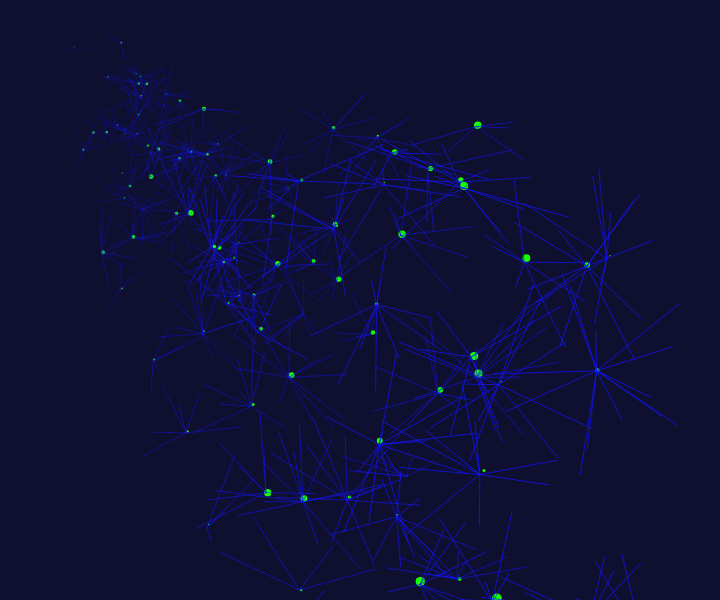
Frame 1 (no input)
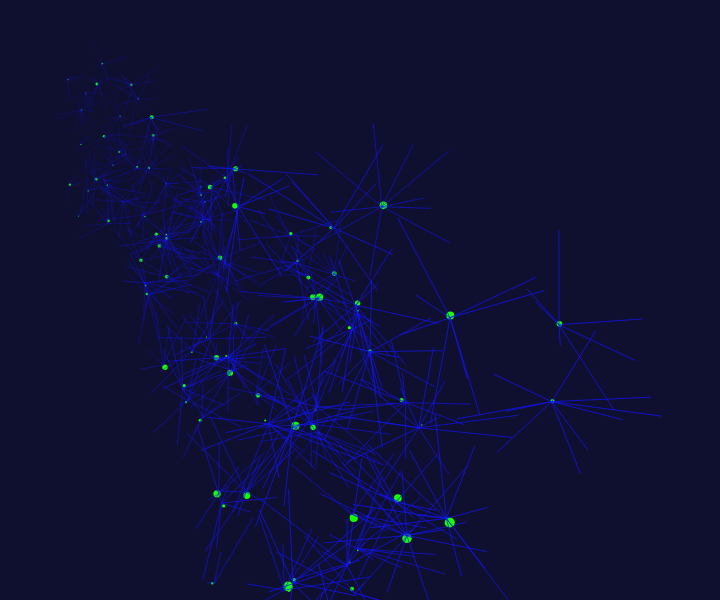
Frame 60 (no input)
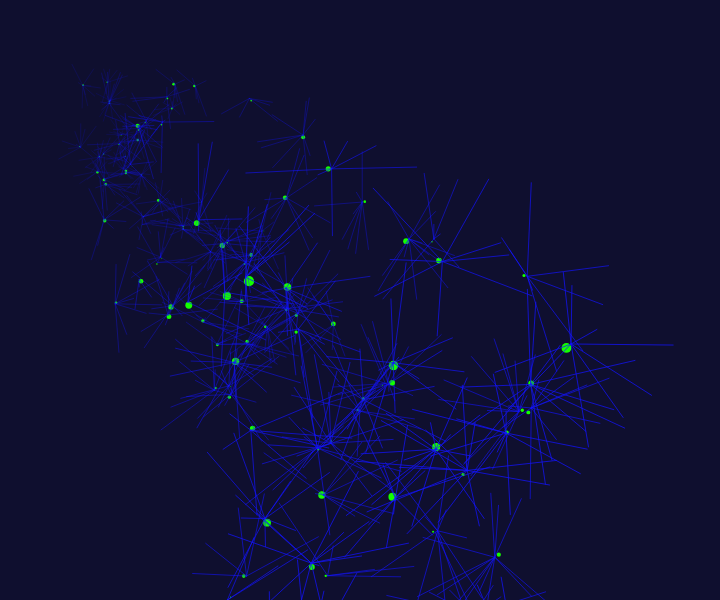
Frame 120 (the mouse pressed at the canvas centre since frame 60)

The p5.js sketch that drew these frames (run headless with seeded random() and noise() and a simulated clock; from frame 60 on, the mouse is pressed at the canvas centre):

// p5.js sketch
// ── sketch.js
// this class describes the properties of a single particle.
let rotateArr = new Array(100);
let count = 8;
let counter1 = 90
let counter2 = 90
// frameRate(10);

class SickBrah {
  cx;
  cy;
  csc;
  ck;

  constructor(lx,ly,lsc,lk){
    this.cx = lx;
    this.cy = ly;
    this.csc = lsc;
    this.ck = lk;


    this.x = random(0,width);
    this.y = random(0,height);
    this.r = random(1,15);
    this.xSpeed = random(0,7);
    this.ySpeed = random(0,7);
  }
  rotateme(lx,ly){
    push();
    translate(this.cx, this.cy);
    scale(0.5);
    translate(900,10);
    rotate(radians(counter2));
    scale(1.5);
    fill(0,90,255);
    this.createParticle();
    this.moveParticle();
    this.joinParticles(particles);


    pop();
  }




// creation of a particle.
  createParticle() {
    noStroke();
    fill('rgba(255,20,20,10)');

    rect(this.x,this.y,this.r);
    rotate(0);


  }

// setting the particle in motion.
  moveParticle() {
    if(this.x < 0 || this.x > width)
      this.xSpeed*=-1;
    if(this.y < 0 || this.y > height)
      this.ySpeed*=-1;
    this.x+=this.xSpeed;
    this.y+=this.ySpeed;
  }

// this function creates the connections(lines)
// between particles which are less than a certain distance apart
  joinParticles(particles) {
    particles.forEach(element =>{
      let dis = dist(this.x,this.y,element.x,element.y);
      if(dis<150) {
        stroke('rgba(255,0,255,10)');
        line(this.x,this.y,element.x,element.y);
        rotate(0);
      }
    });
  }
}
class SuhDude {
  cx;
  cy;
  csc;
  ck;

  constructor(lx,ly,lsc,lk){
    this.cx = lx;
    this.cy = ly;
    this.csc = lsc;
    this.ck = lk;


    this.x = random(0,width);
    this.y = random(0,height);
    this.r = random(1,15);
    this.xSpeed = random(0,7);
    this.ySpeed = random(0,7);
  }
  rotateme(lx,ly){
    push();
    translate(this.cx, this.cy);
    scale(this.csc);
    translate(450,100);
    rotate(radians(counter2));
    scale(.5);
    fill(0,90,255);
    this.createParticle();
    this.moveParticle();
    this.joinParticles(particles);


    pop();
  }




// creates particles
  createParticle() {
    noStroke();
    fill('rgba(20,255,0,10)');

    circle(this.x,this.y,this.r);
    rotate(0);


  }

// creates motion for particles
  moveParticle() {
    if(this.x < 0 || this.x > width)
      this.xSpeed*=-1;
    if(this.y < 0 || this.y > height)
      this.ySpeed*=-1;
    this.x+=this.xSpeed;
    this.y+=this.ySpeed;
  }

// creates lines between particles
// lines between particles have to be less than a certain distance
  joinParticles(particles) {
    particles.forEach(element =>{
      let dis = dist(this.x,this.y,element.x,element.y);
      if(dis<150) {
        stroke('rgba(20,20,255,10)');
        line(this.x,this.y,element.x,element.y);
        rotate(0);
      }
    });
  }
}

let particles = [];




function setup() {
  createCanvas(720, 600);
  for(let i = 0;i<width/10;i++){
    particles.push(new SickBrah());
    frameRate(20);
      // rotateArr[i] = new SickBrah(random(40),random(50),random(.25,1.5), color(0,255,255));
  }
  for (let i = 0; i < rotateArr.length; i++) {

    // rotateArr[i] = new SickBrah(random(40),random(50),random(.25,1.5), color(0,255,255));
    rotateArr[i] = new SuhDude(random(40),random(50),random(.25,1.5), color(0,255,255));

  }
  // for(let i = 0;i<width/10;i++){
  //   particles.push(new SuhDude());
  //     // particles.push(new SickBrah());
  //
  //     // rotateArr[i] = new SickBrah(random(40),random(50),random(.25,1.5), color(0,255,255));
  // }

}

function draw() {
  background('#0f0f2f');
  if(frameCount > 200){

  for(let i = 0;i<particles.length;i++) {

    particles[i].createParticle();
    particles[i].moveParticle();
    particles[i].joinParticles(particles.slice(i));

    stroke[i] = random(0,4);

  }
}
  for (let i = 0; i < rotateArr.length; i++) {
    rotateArr[i].rotateme();
  }
}
